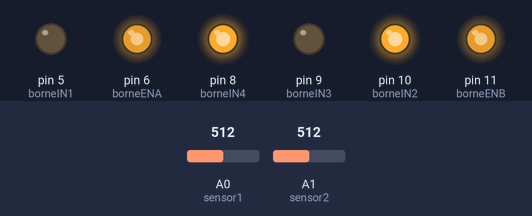
A sketch run on a simulated Arduino Uno, built with avr-gcc and run on an emulated ATmega328P. On the bench: output pins drawn as LEDs (lit = HIGH). The test bench sets the inputs (shaded band); at power-on: A0 (sensor1) = 512, A1 (sensor2) = 512. What the sketch prints to the serial monitor is not drawn.

Above: at 0.1 s.
Timing chart, 0 to 1.6 s (numbered marks = the images above):
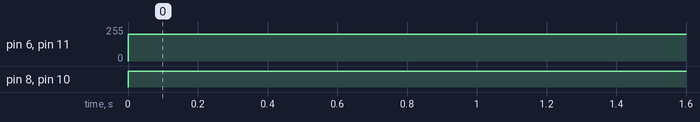

The sketch:

Adam_avance_2mot_modif.ino
```cpp
#define borneENA        6      // On associe la borne "ENA" du L298N à la pin D10 de l'arduino
#define borneIN1        5       // On associe la borne "IN1" du L298N à la pin D9 de l'arduino
#define borneIN2        10       // On associe la borne "IN2" du L298N à la pin D8 de l'arduino
#define borneIN3        9       // On associe la borne "IN3" du L298N à la pin D7 de l'arduino
#define borneIN4        8       // On associe la borne "IN4" du L298N à la pin D6 de l'arduino
#define borneENB        11       // On associe la borne "ENB" du L298N à la pin D5 de l'arduino
//*****************************************mesure vitesse************************************************
int K=1 ;
float PWMmot1 ;
float PWMmot2 ;
float PWMmot1arr ;
float PWMmot2arr ;
int sensor1 = A0; // broche pour détection du capteur
int etatSensor1 ; // état du capteur (haut ou bas)
unsigned long start_time=0; //temps de début d'un comptage
unsigned long end_time =0; //temps de fin d'un comptage
long temps;
int nb_trous =20 ; // nombre de trous de la roue codeuse
int delai = 500; // temps de comptage en ms
bool etat_old1= false ; //
bool  etat_new1 = false; // les états vont changer à chaque chaque modiication de la valeu lue par le capteur (haut/5V ou bas/0V)
int compt1=0; // comptage initialisé à 0
float rps1=0; // vitesse intialisée à 0
int compt2=0; // comptage initialisé à 0
float rps2=0; // vitesse intialisée à 0
//2
int sensor2 = A1;
int etatSensor2 ;
bool etat_old2= false ; //
bool  etat_new2 = false; // les états vont changer à chaque chaque modiication de la valeu lue par le capteur (haut/5V ou bas/0V)

void moteurarriere1(){
    digitalWrite(borneIN1, HIGH);                 // L'entrée IN1 doit être au niveau haut
    digitalWrite(borneIN2, LOW);                  // L'entrée IN2 doit être au niveau bas


  // Et on lance les moteurs
  analogWrite(borneENA, PWMmot1arr);       // Active l'alimentation du moteur 1

}

//2
void moteurarriere2(){


  // Moteur B
  digitalWrite(borneIN3, HIGH);                 // L'entrée IN3 doit être au niveau haut
  digitalWrite(borneIN4, LOW);                  // L'entrée IN4 doit être au niveau bas

  // Et on lance les moteurs

  analogWrite(borneENB, PWMmot2arr);       // Active l'alimentation du moteur 2
}

void moteuravant1(){
// Moteur A
  digitalWrite(borneIN1, LOW);                 // L'entrée IN1 doit être au niveau haut
  digitalWrite(borneIN2, HIGH);                // L'entrée IN2 doit être au niveau bas


  // Et on lance les moteurs
  analogWrite(borneENA, PWMmot1);       // Active l'alimentation du moteur 1

}


void moteuravant2(){

  // Moteur B
  digitalWrite(borneIN3, LOW);                 // L'entrée IN3 doit être au niveau haut
  digitalWrite(borneIN4, HIGH);                // L'entrée IN4 doit être au niveau bas

  // Et on lance les moteurs
   analogWrite(borneENB, PWMmot2);       // Active l'alimentation du moteur 1

}
void setup(){
  Serial.begin(9600); // pour le moniteur série
  temps = millis(); // mesure du temps
//2
  pinMode(borneENA, OUTPUT);
  pinMode(borneIN1, OUTPUT);
  pinMode(borneIN2, OUTPUT);
  pinMode(borneIN3, OUTPUT);
  pinMode(borneIN4, OUTPUT);
  pinMode(borneENB, OUTPUT);
}
void loop() {
  PWMmot1=200;
  PWMmot2=200;
   moteuravant1();
   moteuravant2();
  //moteurarriere1();
  //moteurarriere2();
  Calcul_Vitesse();


}

// Programme de calcul de la vitesse 1
void Calcul_Vitesse() {
  if (analogRead(sensor1)< 50){
    etat_new1 = true;
  }
  else {
    etat_new1 =false;
  }

 // Boucle de comptage des chagements d'état
  if (etat_old1 != etat_new1) {
    etat_old1 = etat_new1;
    compt1 = compt1 + 1;
  }

  if (analogRead(sensor2)< 30){
    etat_new2 = true;
  }
  else {
    etat_new2 =false;
  }

 // Boucle de comptage des chagements d'état
  if (etat_old2 != etat_new2) {
    etat_old2 = etat_new2;
    compt2 = compt2 + 1;
  }


  // Boucle de calcul de la vitesse mesurée
  if (millis() > (temps + delai)) {
    rps1 = float(compt1) / delai * 1000 / (2*nb_trous) ; // il faut diviser par 2 car pour chaque trou , deux changements d'état vont être détectés
    rps2 = float(compt2) / delai * 1000 / (2*nb_trous) ; // il faut diviser par 2 car pour chaque trou , deux changements d'état vont être détectés
    Serial.print("temps  ");
    Serial.print(temps);
    Serial.print("  rps1 ");
    Serial.print(rps1);
    Serial.print("  rps2 ");
    Serial.println(rps2);
    temps = millis();
    compt1 = 0;
    compt2 = 0;
  }
}
```

Measured:
- by itself, pin 6 (borneENA), pin 11 (borneENB): 0/255 → 200/255 at 0.00 s
- by itself, pin 8 (borneIN4), pin 10 (borneIN2): LOW → HIGH at 0.00 s
